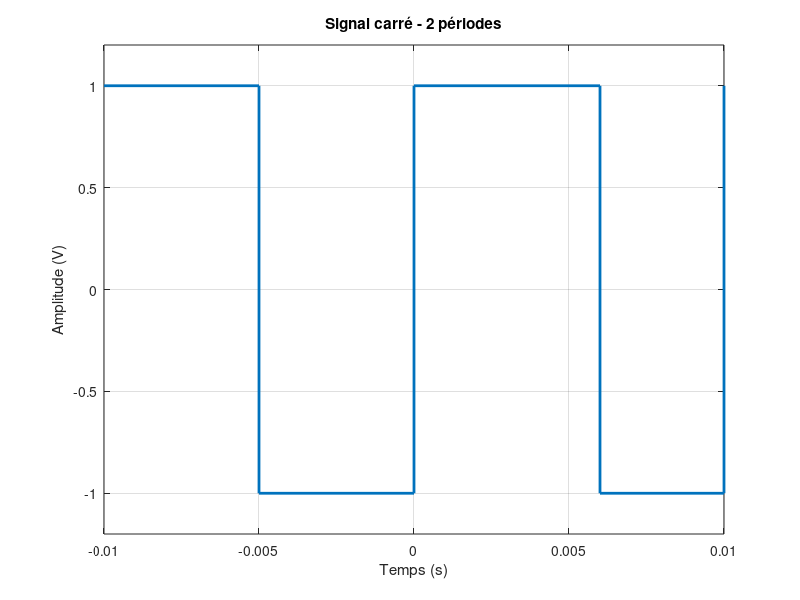

Write the MATLAB code that produced this figure.
% square_signal.m - Signal carré avec la fonction square()

f0 = 100;                        % Fréquence du signal (Hz)
fe = 1000;                       % Fréquence d’échantillonnage (Hz)
t = -0.01:1/fe:0.01;             % Deux périodes autour de 0 (T = 0.01s)

x = square(2 * pi * f0 * t);     % Génère une onde carrée

figure(7);
stairs(t, x, 'LineWidth', 2)
grid on;
xlabel('Temps (s)');
ylabel('Amplitude (V)');
title('Signal carré - 2 périodes');
axis([-0.01 0.01 -1.2 1.2]);     % Zoom sur deux périodes
